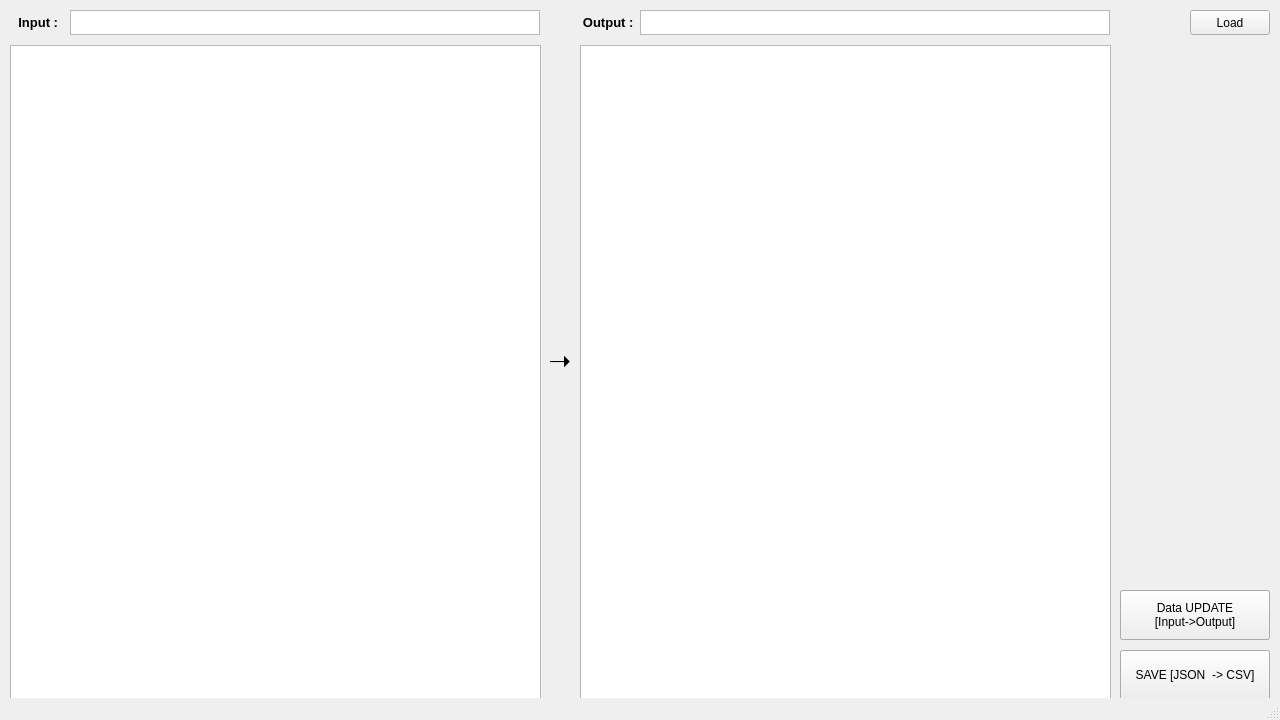
<?xml version="1.0" encoding="UTF-8"?>
<ui version="4.0">
 <class>MainWindow</class>
 <widget class="QMainWindow" name="MainWindow">
  <property name="enabled">
   <bool>true</bool>
  </property>
  <property name="geometry">
   <rect>
    <x>0</x>
    <y>0</y>
    <width>1280</width>
    <height>720</height>
   </rect>
  </property>
  <property name="minimumSize">
   <size>
    <width>1280</width>
    <height>720</height>
   </size>
  </property>
  <property name="maximumSize">
   <size>
    <width>1280</width>
    <height>720</height>
   </size>
  </property>
  <property name="windowTitle">
   <string>CSV_JSON_Converter</string>
  </property>
  <widget class="QWidget" name="centralwidget">
   <widget class="QPushButton" name="load_btn">
    <property name="geometry">
     <rect>
      <x>1190</x>
      <y>10</y>
      <width>80</width>
      <height>25</height>
     </rect>
    </property>
    <property name="text">
     <string>Load</string>
    </property>
   </widget>
   <widget class="QTableWidget" name="csv_input_screen">
    <property name="geometry">
     <rect>
      <x>10</x>
      <y>45</y>
      <width>531</width>
      <height>655</height>
     </rect>
    </property>
   </widget>
   <widget class="QLabel" name="input_textbox">
    <property name="geometry">
     <rect>
      <x>10</x>
      <y>10</y>
      <width>60</width>
      <height>25</height>
     </rect>
    </property>
    <property name="font">
     <font>
      <pointsize>10</pointsize>
      <weight>75</weight>
      <bold>true</bold>
     </font>
    </property>
    <property name="text">
     <string>Input : </string>
    </property>
    <property name="alignment">
     <set>Qt::AlignCenter</set>
    </property>
   </widget>
   <widget class="QLabel" name="output_textbox">
    <property name="geometry">
     <rect>
      <x>580</x>
      <y>10</y>
      <width>60</width>
      <height>25</height>
     </rect>
    </property>
    <property name="font">
     <font>
      <pointsize>10</pointsize>
      <weight>75</weight>
      <bold>true</bold>
     </font>
    </property>
    <property name="text">
     <string>Output : </string>
    </property>
    <property name="alignment">
     <set>Qt::AlignCenter</set>
    </property>
   </widget>
   <widget class="QLabel" name="right_arrow_textbox">
    <property name="geometry">
     <rect>
      <x>545</x>
      <y>0</y>
      <width>30</width>
      <height>720</height>
     </rect>
    </property>
    <property name="font">
     <font>
      <pointsize>20</pointsize>
      <weight>75</weight>
      <bold>true</bold>
     </font>
    </property>
    <property name="text">
     <string>➝</string>
    </property>
    <property name="alignment">
     <set>Qt::AlignCenter</set>
    </property>
   </widget>
   <widget class="QTextBrowser" name="input_name">
    <property name="geometry">
     <rect>
      <x>70</x>
      <y>10</y>
      <width>470</width>
      <height>25</height>
     </rect>
    </property>
   </widget>
   <widget class="QTextBrowser" name="output_name">
    <property name="geometry">
     <rect>
      <x>640</x>
      <y>10</y>
      <width>470</width>
      <height>25</height>
     </rect>
    </property>
   </widget>
   <widget class="QPushButton" name="csv_to_json_btn">
    <property name="geometry">
     <rect>
      <x>1120</x>
      <y>650</y>
      <width>150</width>
      <height>50</height>
     </rect>
    </property>
    <property name="text">
     <string>SAVE [CSV  -&gt; JSON]</string>
    </property>
   </widget>
   <widget class="QTableWidget" name="csv_output_screen">
    <property name="geometry">
     <rect>
      <x>580</x>
      <y>45</y>
      <width>531</width>
      <height>655</height>
     </rect>
    </property>
   </widget>
   <widget class="QPushButton" name="json_to_csv_btn">
    <property name="geometry">
     <rect>
      <x>1120</x>
      <y>650</y>
      <width>150</width>
      <height>50</height>
     </rect>
    </property>
    <property name="text">
     <string>SAVE [JSON  -&gt; CSV]</string>
    </property>
   </widget>
   <widget class="QTextBrowser" name="json_ouput_screen">
    <property name="geometry">
     <rect>
      <x>580</x>
      <y>45</y>
      <width>531</width>
      <height>655</height>
     </rect>
    </property>
   </widget>
   <widget class="QTextBrowser" name="json_input_screen">
    <property name="geometry">
     <rect>
      <x>10</x>
      <y>45</y>
      <width>531</width>
      <height>655</height>
     </rect>
    </property>
   </widget>
   <widget class="QPushButton" name="csv_to_json_update_btn">
    <property name="geometry">
     <rect>
      <x>1120</x>
      <y>590</y>
      <width>150</width>
      <height>50</height>
     </rect>
    </property>
    <property name="text">
     <string>Data UPDATE
[Input-&gt;Output]</string>
    </property>
   </widget>
   <widget class="QPushButton" name="json_to_csv_update_btn">
    <property name="geometry">
     <rect>
      <x>1120</x>
      <y>590</y>
      <width>150</width>
      <height>50</height>
     </rect>
    </property>
    <property name="text">
     <string>Data UPDATE
[Input-&gt;Output]</string>
    </property>
   </widget>
  </widget>
  <widget class="QMenuBar" name="menubar">
   <property name="geometry">
    <rect>
     <x>0</x>
     <y>0</y>
     <width>1280</width>
     <height>21</height>
    </rect>
   </property>
  </widget>
  <widget class="QStatusBar" name="statusbar"/>
 </widget>
 <resources/>
 <connections/>
</ui>
